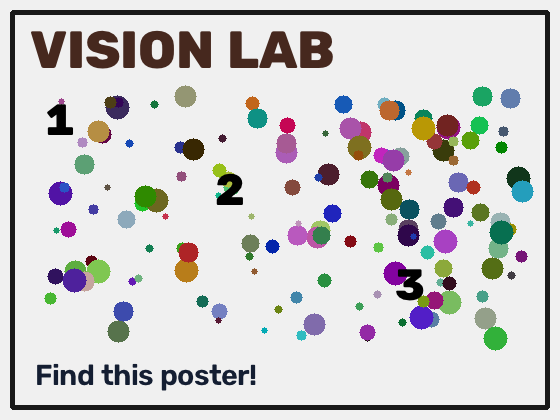
#> input picture data/task6_a.png, 560 x 420 px
$ python task6.py
#> lines starting #> are read from the running program, lines starting #| are printed output that depends on the picture
"""Task 6: ORB keypoints, descriptors, and matching.
Keypoint = where. Descriptor = what the local neighborhood looks like.
A match links similar descriptors in the two images; it can still be wrong.
"""
import cv2


def open_image(image_path):
#> called with image_path = 'data/task6_a.png'
    image = cv2.imread(image_path)
#> image is the input picture: shape (420, 560, 3); mean B, G, R 206.5, 206.6, 207.5
#> call 2 of open_image, with image_path = 'data/task6_b.png'
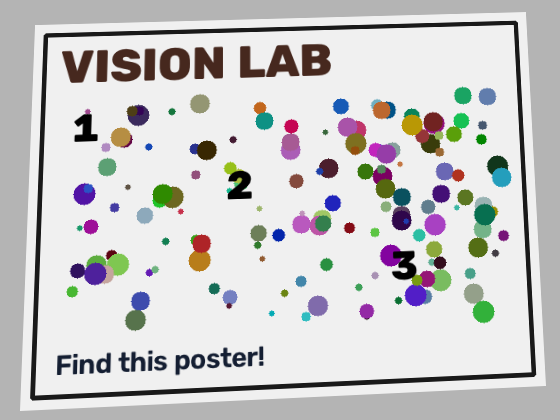
#> input picture data/task6_b.png, 560 x 420 px
#> in open_image, image is the input picture: shape (420, 560, 3); mean B, G, R 202.1, 202.1, 202.8
    if image is None:
        raise FileNotFoundError(f"Could not open {image_path}. Run from the repository root.")
    return image


def detect_features(image):
    gray = cv2.cvtColor(image, cv2.COLOR_BGR2GRAY)
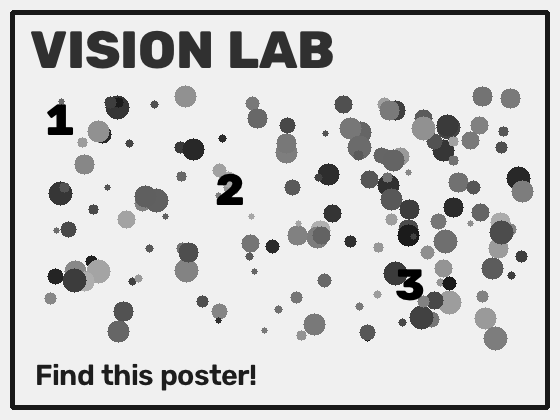
#> gray: shape (420, 560); min 0, max 240, mean 206.8
    # TODO: Create ORB with cv2.ORB_create(nfeatures=1500).
    # TODO: Return keypoints and descriptors from detectAndCompute(gray, None).
#> (the run stopped early here; a loop or call above may not have finished)
